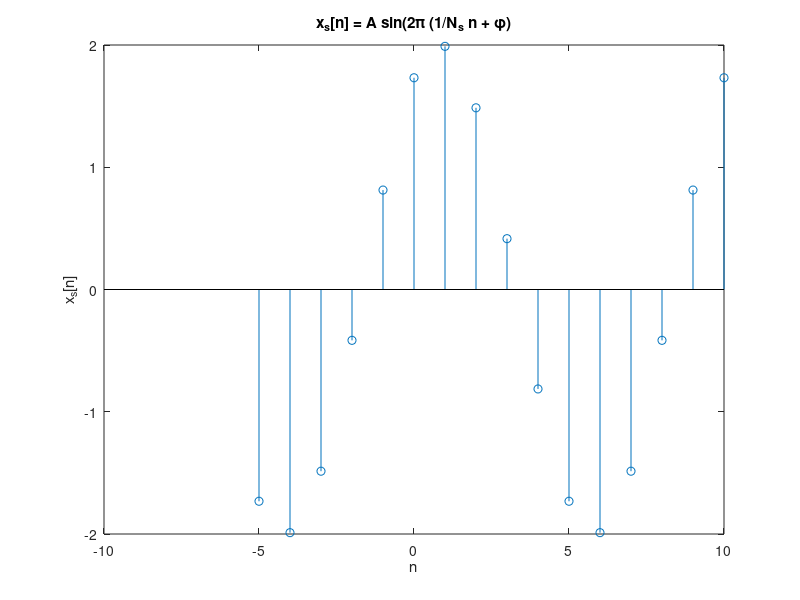

The MATLAB script that drew this image:
%sine sequence
A = 2; Ns = 10; phi = pi/3;
n1 = -5; n2 = 10; n = n1:n2;
xs = A*sin(2*pi*(1/Ns)*n+phi);
stem(n, xs)
xlabel('n'); ylabel('x_s[n]')
title('x_s[n] = A sin(2\pi (1/N_s n + \phi)')

A = 2; Ns = 10; phi = pi/3;
n1 = -5; n2 = 10; n = n1:n2;
xs = @(n) (A*sin(2*pi*(1/Ns)*n + phi));
stem(n, xs(n))
xlabel('n'); ylabel('x_s[n]')
title('x_s[n] = A sin(2\pi (1/N_s n + \phi)')
